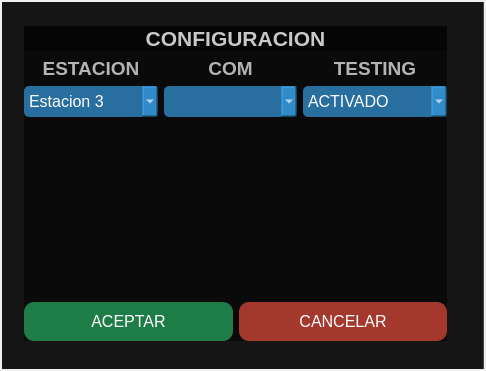
<?xml version="1.0" encoding="UTF-8"?>
<ui version="4.0">
 <class>MainWindow</class>
 <widget class="QMainWindow" name="MainWindow">
  <property name="geometry">
   <rect>
    <x>0</x>
    <y>0</y>
    <width>486</width>
    <height>371</height>
   </rect>
  </property>
  <property name="windowTitle">
   <string>MainWindow</string>
  </property>
  <property name="styleSheet">
   <string notr="true"> QMessageBox {
            background: white;  /* Fondo blanco */
            border: 2px solid #CCCCCC;  /* Borde gris claro */
            border-radius: 10px;  /* Esquinas redondeadas */
            padding: 10px;
        }

        QMessageBox QLabel {
            background: transparent;
            color: #333333;  /* Texto oscuro elegante */
            font-size: 14px;
            font-weight: bold;
        }

        QMessageBox QLabel[objectName=&quot;qt_msgbox_label&quot;] {
            background: transparent;
        }

        /* Botones con diseño moderno */
        QMessageBox QPushButton {
            background-color: #0078D7;  /* Azul profesional (similar a Windows) */
            color: white;
            border: 1px solid #005A9E;
            padding: 8px 16px;
            font-size: 13px;
            font-weight: bold;
            border-radius: 5px;
            min-width: 80px;
        }

        QMessageBox QPushButton:hover {
            background-color: #005A9E;
        }

        QMessageBox QPushButton:pressed {
            background-color: #004680;
        }</string>
  </property>
  <widget class="QWidget" name="centralwidget">
   <layout class="QVBoxLayout" name="verticalLayout">
    <property name="spacing">
     <number>0</number>
    </property>
    <property name="leftMargin">
     <number>2</number>
    </property>
    <property name="topMargin">
     <number>2</number>
    </property>
    <property name="rightMargin">
     <number>2</number>
    </property>
    <property name="bottomMargin">
     <number>2</number>
    </property>
    <item>
     <widget class="QWidget" name="widget" native="true">
      <property name="styleSheet">
       <string notr="true">background-color: rgba(0, 0, 0, 180);</string>
      </property>
      <widget class="QLabel" name="lbl_video">
       <property name="geometry">
        <rect>
         <x>-4</x>
         <y>-6</y>
         <width>485</width>
         <height>375</height>
        </rect>
       </property>
       <property name="text">
        <string/>
       </property>
      </widget>
      <widget class="QWidget" name="verticalWidget" native="true">
       <property name="geometry">
        <rect>
         <x>22</x>
         <y>24</y>
         <width>423</width>
         <height>315</height>
        </rect>
       </property>
       <property name="styleSheet">
        <string notr="true">background-color: rgba(0, 0, 0, 130);</string>
       </property>
       <layout class="QVBoxLayout" name="verticalLayout_2">
        <item>
         <widget class="QLabel" name="lbl_titulo">
          <property name="text">
           <string>&lt;html&gt;&lt;head/&gt;&lt;body&gt;&lt;p align=&quot;center&quot;&gt;&lt;span style=&quot; font-size:16pt; font-weight:700; color:#c8c8c8;&quot;&gt;CONFIGURACION&lt;/span&gt;&lt;/p&gt;&lt;/body&gt;&lt;/html&gt;</string>
          </property>
         </widget>
        </item>
        <item>
         <layout class="QHBoxLayout" name="horizontalLayout">
          <item>
           <layout class="QVBoxLayout" name="verticalLayout_3">
            <item>
             <widget class="QLabel" name="lbl_Station">
              <property name="styleSheet">
               <string notr="true">background-color: none;</string>
              </property>
              <property name="text">
               <string>&lt;html&gt;&lt;head/&gt;&lt;body&gt;&lt;p align=&quot;center&quot;&gt;&lt;span style=&quot; font-size:14pt; font-weight:700; color:#b4b4b4;&quot;&gt;ESTACION&lt;/span&gt;&lt;/p&gt;&lt;/body&gt;&lt;/html&gt;</string>
              </property>
             </widget>
            </item>
            <item>
             <widget class="QComboBox" name="box_station">
              <property name="styleSheet">
               <string notr="true">background-color: rgba(52, 152, 219, 180); /* Color semi-transparente */
            color: white;
            font-size: 16px;
            padding: 5px;
            border-radius: 5px;</string>
              </property>
              <item>
               <property name="text">
                <string>Estacion 3</string>
               </property>
              </item>
              <item>
               <property name="text">
                <string>Estacion 4</string>
               </property>
              </item>
              <item>
               <property name="text">
                <string>Estacion 5</string>
               </property>
              </item>
             </widget>
            </item>
            <item>
             <spacer name="horizontalSpacer">
              <property name="orientation">
               <enum>Qt::Orientation::Horizontal</enum>
              </property>
              <property name="sizeHint" stdset="0">
               <size>
                <width>40</width>
                <height>0</height>
               </size>
              </property>
             </spacer>
            </item>
           </layout>
          </item>
          <item>
           <layout class="QVBoxLayout" name="verticalLayout_4">
            <item>
             <widget class="QLabel" name="lbl_COM">
              <property name="styleSheet">
               <string notr="true">background-color: none;</string>
              </property>
              <property name="text">
               <string>&lt;html&gt;&lt;head/&gt;&lt;body&gt;&lt;p align=&quot;center&quot;&gt;&lt;span style=&quot; font-size:14pt; font-weight:700; color:#b4b4b4;&quot;&gt;COM&lt;/span&gt;&lt;/p&gt;&lt;/body&gt;&lt;/html&gt;</string>
              </property>
             </widget>
            </item>
            <item>
             <widget class="QComboBox" name="box_com">
              <property name="styleSheet">
               <string notr="true">background-color: rgba(52, 152, 219, 180); /* Color semi-transparente */
            color: white;
            font-size: 16px;
            padding: 5px;
            border-radius: 5px;</string>
              </property>
             </widget>
            </item>
            <item>
             <spacer name="horizontalSpacer_2">
              <property name="orientation">
               <enum>Qt::Orientation::Horizontal</enum>
              </property>
              <property name="sizeHint" stdset="0">
               <size>
                <width>40</width>
                <height>0</height>
               </size>
              </property>
             </spacer>
            </item>
           </layout>
          </item>
          <item>
           <layout class="QVBoxLayout" name="verticalLayout_5">
            <item>
             <widget class="QLabel" name="lbl_Label">
              <property name="styleSheet">
               <string notr="true">background-color: none;</string>
              </property>
              <property name="text">
               <string>&lt;html&gt;&lt;head/&gt;&lt;body&gt;&lt;p align=&quot;center&quot;&gt;&lt;span style=&quot; font-size:14pt; font-weight:700; color:#b4b4b4;&quot;&gt;TESTING&lt;/span&gt;&lt;/p&gt;&lt;/body&gt;&lt;/html&gt;</string>
              </property>
             </widget>
            </item>
            <item>
             <widget class="QComboBox" name="box_label">
              <property name="styleSheet">
               <string notr="true">background-color: rgba(52, 152, 219, 180); /* Color semi-transparente */
            color: white;
            font-size: 16px;
            padding: 5px;
            border-radius: 5px;</string>
              </property>
              <item>
               <property name="text">
                <string>ACTIVADO</string>
               </property>
              </item>
              <item>
               <property name="text">
                <string>DESACTIVADO</string>
               </property>
              </item>
             </widget>
            </item>
            <item>
             <spacer name="horizontalSpacer_3">
              <property name="orientation">
               <enum>Qt::Orientation::Horizontal</enum>
              </property>
              <property name="sizeHint" stdset="0">
               <size>
                <width>40</width>
                <height>0</height>
               </size>
              </property>
             </spacer>
            </item>
           </layout>
          </item>
         </layout>
        </item>
        <item>
         <spacer name="verticalSpacer">
          <property name="orientation">
           <enum>Qt::Orientation::Vertical</enum>
          </property>
          <property name="sizeHint" stdset="0">
           <size>
            <width>20</width>
            <height>40</height>
           </size>
          </property>
         </spacer>
        </item>
        <item>
         <layout class="QHBoxLayout" name="horizontalLayout_2">
          <item>
           <widget class="QPushButton" name="btn_aceptar">
            <property name="styleSheet">
             <string notr="true">
            

QPushButton {
    background-color: rgba(39, 174, 96, 0.7); /* Verde con transparencia */
    color: white;
    font-size: 16px;
    padding: 10px;
    border-radius: 10px;
}

QPushButton::pressed {
    background-color: rgba(39, 174, 96, 1); /* verde opaco */
}</string>
            </property>
            <property name="text">
             <string>ACEPTAR</string>
            </property>
           </widget>
          </item>
          <item>
           <widget class="QPushButton" name="btn_cancelar">
            <property name="styleSheet">
             <string notr="true">QPushButton {
    background-color: rgba(231, 76, 60, 0.7); /* Rojo con transparencia */
    color: white;
    font-size: 16px;
    padding: 10px;
    border-radius: 10px;
}

QPushButton::pressed {
    background-color: rgba(231, 76, 60, 1); /* Rojo opaco */
}</string>
            </property>
            <property name="text">
             <string>CANCELAR</string>
            </property>
           </widget>
          </item>
         </layout>
        </item>
       </layout>
      </widget>
     </widget>
    </item>
   </layout>
  </widget>
 </widget>
 <resources/>
 <connections/>
</ui>
